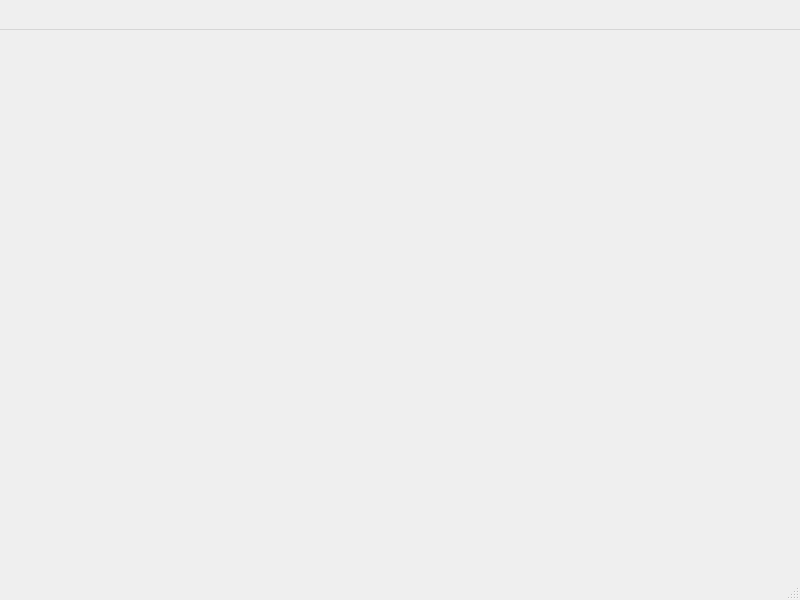
<?xml version="1.0" encoding="UTF-8"?>
<ui version="4.0">
 <class>MainWindowDlg</class>
 <widget class="QMainWindow" name="MainWindowDlg">
  <property name="geometry">
   <rect>
    <x>0</x>
    <y>0</y>
    <width>800</width>
    <height>600</height>
   </rect>
  </property>
  <property name="minimumSize">
   <size>
    <width>0</width>
    <height>30</height>
   </size>
  </property>
  <property name="windowTitle">
   <string>MainWindow</string>
  </property>
  <widget class="QWidget" name="centralwidget"/>
  <widget class="QMenuBar" name="menubar">
   <property name="geometry">
    <rect>
     <x>0</x>
     <y>0</y>
     <width>800</width>
     <height>30</height>
    </rect>
   </property>
   <property name="minimumSize">
    <size>
     <width>0</width>
     <height>30</height>
    </size>
   </property>
   <property name="styleSheet">
    <string notr="true"/>
   </property>
   <property name="defaultUp">
    <bool>true</bool>
   </property>
   <property name="nativeMenuBar">
    <bool>false</bool>
   </property>
  </widget>
  <widget class="QStatusBar" name="statusbar"/>
 </widget>
 <resources/>
 <connections/>
</ui>
